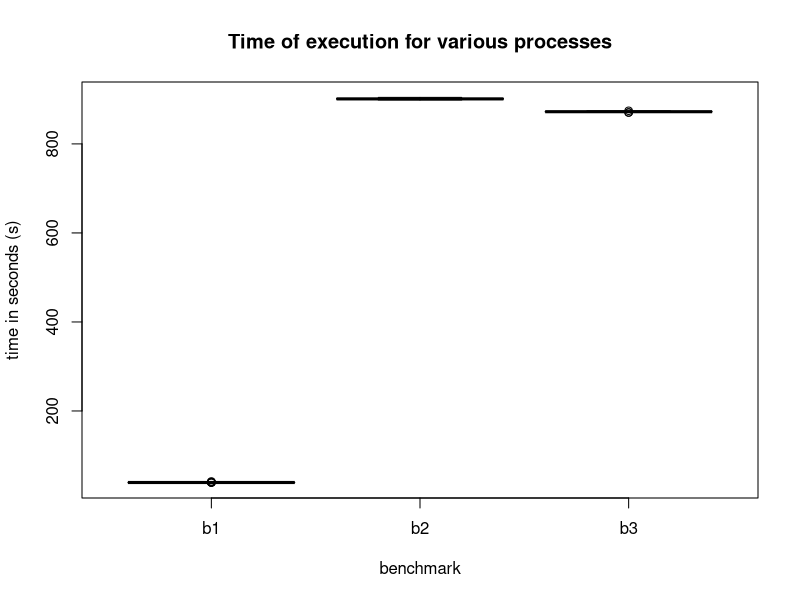

Here is the R script that generated this plot:
# R code to extract and plot times of execution for several benchmarks

b1 <- read.csv("benchmark1.txt", header=FALSE, sep="\t")
b2 <- read.csv("benchmark2.txt", header=FALSE, sep="\t")
b3 <- read.csv("benchmark3.txt", header=FALSE, sep="\t")

#sub(" user,", "", a)
b1_times <- c();
b2_times <- c();
b3_times <- c();

for( i in 1:length(b1[,3]) ) {
    b1_times <- append(b1_times, as.double(sub(" user,", "", as.character(b1[i,3]))));
    b2_times <- append(b2_times, as.double(sub(" user,", "", as.character(b2[i,3]))));
    b3_times <- append(b3_times, as.double(sub(" user,", "", as.character(b3[i,3]))));
}


data <- matrix(ncol=3, nrow=100)
dimnames(data) <- list(c(), c("b1", "b2", "b3"))

data[,1] <- b1_times
data[,2] <- b2_times
data[,3] <- b3_times

data <- as.data.frame(data)

pdf(file="benchmarks.pdf")
boxplot(data, xlab="benchmark", ylab="time in seconds (s)", 
    main="Time of execution for various processes")
dev.off()